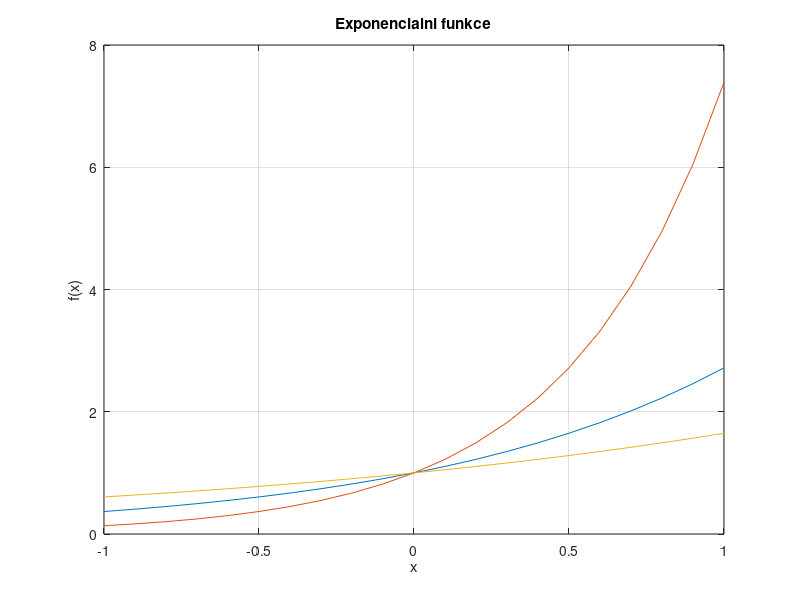

Here is the MATLAB script that generated this plot:
%% - vytvoreni sekce(lze spoustet v Editor -> Run Section
%
% ! UPOZORNENI !
% Pri pouzivani sekci (%%) si davejte pozor na prepisovani promenych ve
% workspace !
% 
% Ve cviceni sem se o tom nezminil. V ramci prvniho cviceni jsme meli 
% velmi jednoduche priklady tudiz nebylo potreba resit promene ve workspace
% avsak pri slozitejsich programech si musite dat pozor aby jste si
% neprepisovali jiz drive deklarovane promene. V ramci prilozeneho scriptu,
% jsem pro demonstraci dopsal do sekci prikazy clear a clc, aby bylo jasne,
% ze kazda seke reprezentuje jednu ulohu.

% vymazani command window
clc;

% uvolneni pameti ve workspace
clear;

% vypis do command window ahoj
disp('ahoj');

% ; - potlaceni vystupu v commmand window

% vytvoreni promenne ktera je konstanta
a = 10.0;

%% Pocvicenicko

clc;
clear;

% generovani vektoru od 1 do 10 s krokem 1 a
% zapsani do promenne 'a'
a = 1:10;

% obdobne generujeme s krokem 0.5
b = 1:0.5:10;

% ^ = ctrl + alt + 3
% x1 = (1:10).^1.5;
x1 = (1:10).^2;

% odmocnina na 2 = sqrt()
x2 = sqrt((1:10));

% command window >> x1 - x2
t = x1 - x2;

% b - a >> error
% vektor 10 vs 19

%% P. Numero 1

clc;
clear;

% vyska a
a = 10;

% vyska c
c = 5;

% hmotnost m
m = 1;

% tihove zrychleni
g = 9.81;

% vysledek mechanicka prace
W = m * g * (a + c); 

% vektor vysek a
a = [0, 5, 10];

% vysledek vektor mechanickych praci
W = m * g * (a + c);

% [] = ctrl + alt + f

%% P. Numero 2
% zvolena funkce bude sinus

clc;
clear;

x = 0:7;

% volani funkce sin() se vstupem x
y = sin(x);

% zjisteni velikosti vektoru
% whos y
% whos x

% plot funkce - vykresleni 2D grafu
% prvni vstup x-ova osa, druhy vstup y-ova osa
% treti vstup barva, lze pouzivat zkratky, ci 
% vypsat primo jako parametr napr. 'Color', 'red'
% jak je pouzito dale v kodu
plot(x,y,'r');

% popis x-ove osy
xlabel("x-ova osa");

% popis y-ove osy
ylabel("y-ova osa");

% generuj vektor od 0 do 2PI s krokem PI/100
X = 0:pi/100:2*pi;
Y = sin(X);

plot(X,Y,'b');

% pridani mrizky do grafu
grid on

%% P. Numero 3

clc;
clear;

% casovy vektor
t = 0:0.01:0.5;
% perioda
T = 0.4;
% frekvence
f = 1/T;
% amplituda
A = 5;
% uhel natoceni
fi = pi/2;

y_harm = A * sin(2 * pi * f * t + fi);
plot(t, y_harm, 'Color', 'red');
grid on;

% nadpis grafu
title('graf harmonickeho kmitu');
% popis x-ove osy
xlabel('time');
% popis y-ove osy
ylabel('amplitude');

%% P. Numero 4 - Domaci Procvicovani

clc;
clear;

% generovani vektoru od -1 do 1 s krokem 0.1
x = -1:0.1:1;

% prikaz x' = provede prehozeni z radku do sloupce: 1x21 -> 21x1
% Bud se provede invertovani sloupce za radek
% u vektoru x nebo pak u vykreslovani vektoru 
% vysupnich funkci y u prikazu plot. Pokud
% nepovedete ani jedno >> Error using plot Vectors must be the same length.
% 
% Jak by to vypadalo?
% % x = x'; - zakomentete tento radek
% plot(x, [y1' y2' y3']); - prepiste tento

x = x';

% zadane exponencialni funkce
y1 = exp(x);
y2 = exp(2 * x);
y3 = exp(x / 2);

% zobrazeni grafu, agregovaná osa y
plot(x, [y1 y2 y3]);

% zobrazeni mrizky
grid on;

% nadpis grafu
title('Exponencialni funkce');

% popis os
xlabel('x');
ylabel('f(x)');
